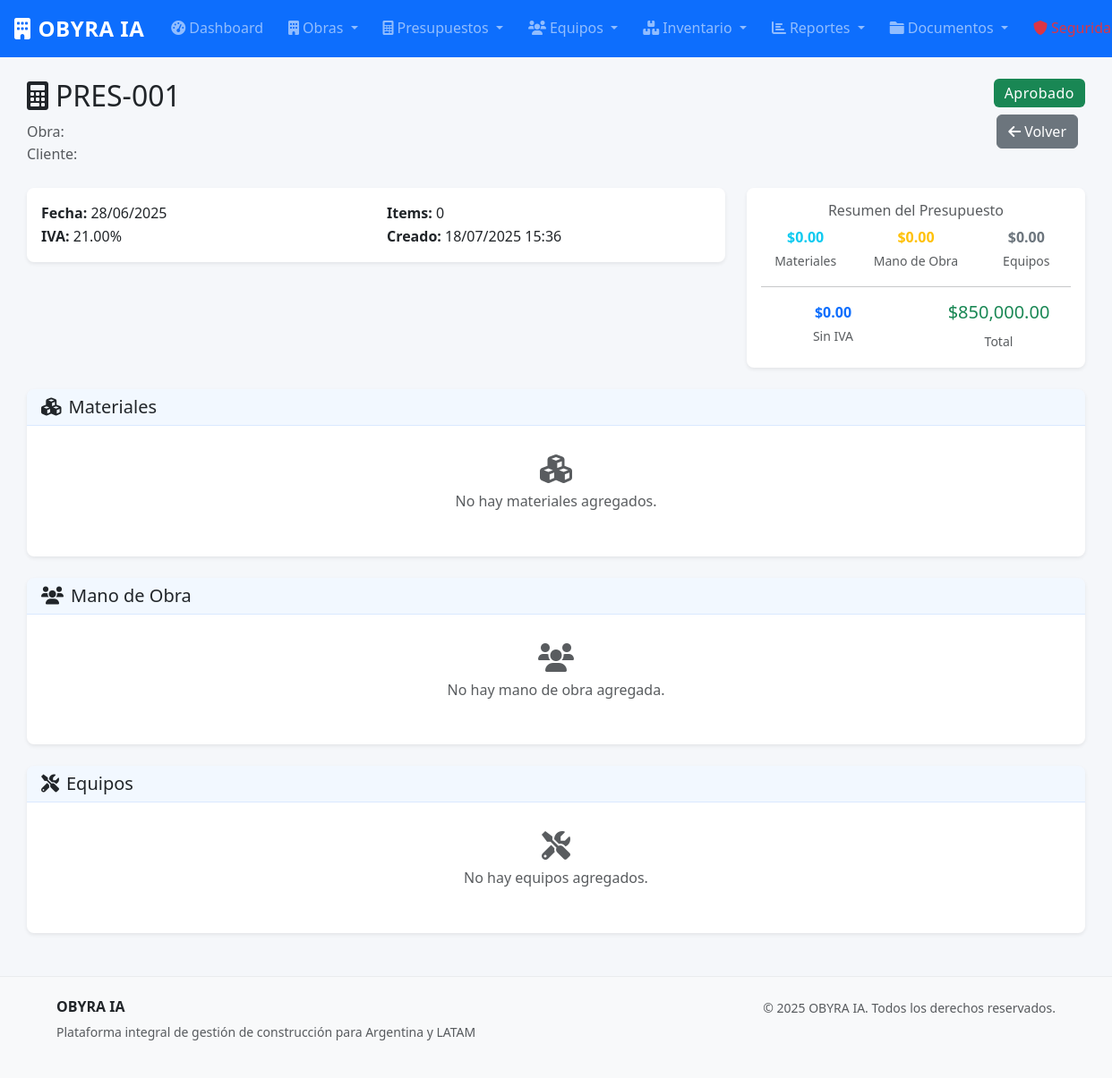
Before: /presupuestos/1 (signed in) with the older database file.
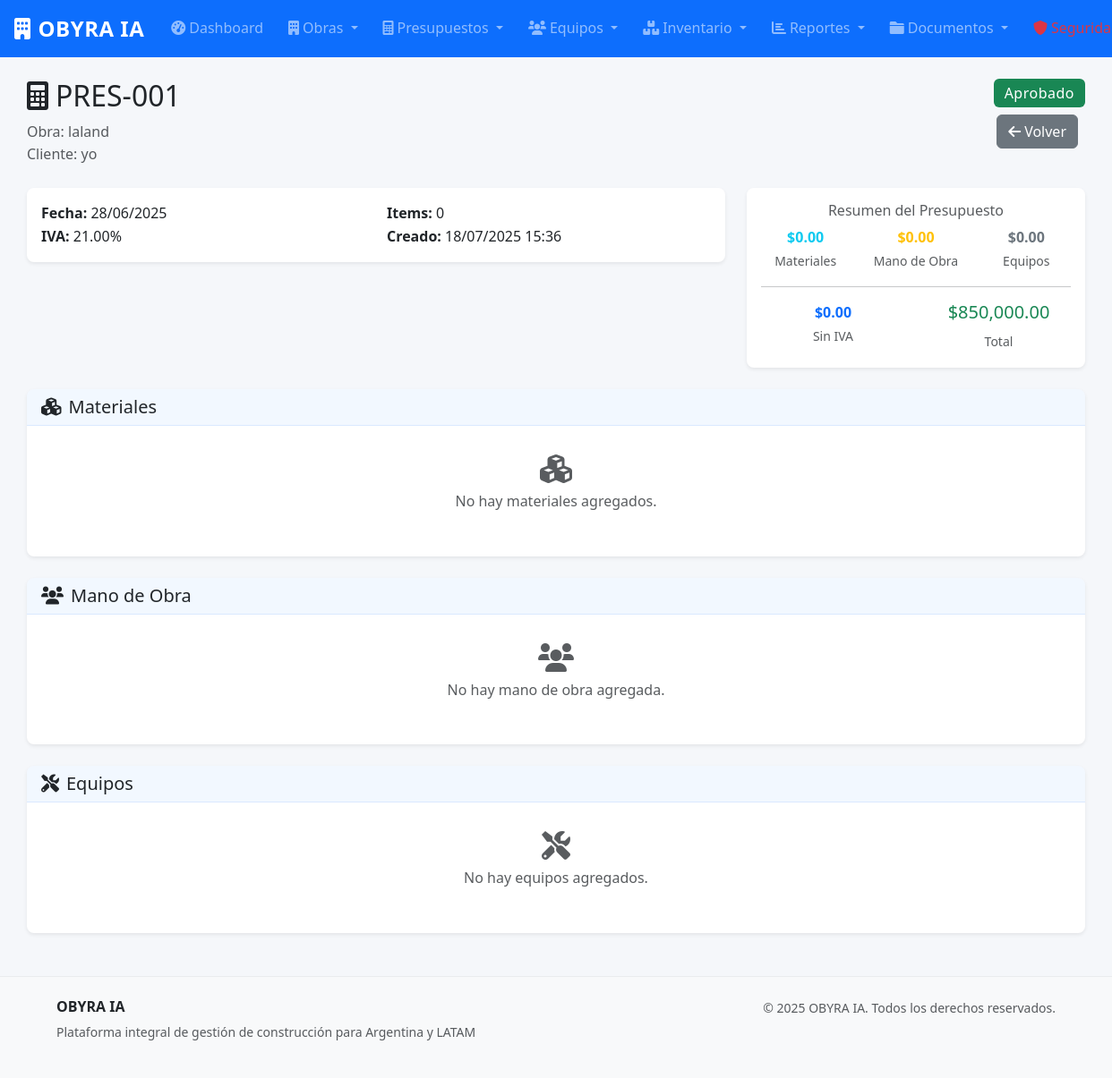
After: the same page with the newer database file.
### models.py (models this page shows, shortened)
class Obra(db.Model):
    __tablename__ = 'obras'
    id = db.Column(db.Integer, primary_key=True)
    nombre = db.Column(db.String(200), nullable=False)
    descripcion = db.Column(db.Text)
    direccion = db.Column(db.String(300))
    cliente = db.Column(db.String(200), nullable=False)
    telefono_cliente = db.Column(db.String(20))
    email_cliente = db.Column(db.String(120))
    fecha_inicio = db.Column(db.Date)
    fecha_fin_estimada = db.Column(db.Date)
    fecha_fin_real = db.Column(db.Date)
    estado = db.Column(db.String(20), default='planificacion')  # planificacion, en_curso, pausada, finalizada, cancelada
    presupuesto_total = db.Column(db.Numeric(15, 2), default=0)
    costo_real = db.Column(db.Numeric(15, 2), default=0)
    progreso = db.Column(db.Integer, default=0)  # Porcentaje de avance
    fecha_creacion = db.Column(db.DateTime, default=datetime.utcnow)
    organizacion_id = db.Column(db.Integer, db.ForeignKey('organizaciones.id'), nullable=False)
    organizacion = db.relationship('Organizacion', back_populates='obras')
    etapas = db.relationship('EtapaObra', back_populates='obra', cascade='all, delete-orphan', lazy='dynamic')
    asignaciones = db.relationship('AsignacionObra', back_populates='obra', cascade='all, delete-orphan', lazy='dynamic')
    presupuestos = db.relationship('Presupuesto', back_populates='obra', lazy='dynamic')
    uso_inventario = db.relationship('UsoInventario', back_populates='obra', lazy='dynamic')

### presupuestos.py (the view)
@presupuestos_bp.route('/<int:id>')
@login_required
def detalle(id):
    if not current_user.puede_acceder_modulo('presupuestos'):
        flash('No tienes permisos para ver presupuestos.', 'danger')
        return redirect(url_for('reportes.dashboard'))
    presupuesto = Presupuesto.query.get_or_404(id)
    items = presupuesto.items.all()
    materiales = [item for item in items if item.tipo == 'material']
    mano_obra = [item for item in items if item.tipo == 'mano_obra']
    equipos = [item for item in items if item.tipo == 'equipo']
    return render_template('presupuestos/detalle.html',
                         presupuesto=presupuesto,
                         materiales=materiales,
                         mano_obra=mano_obra,
                         equipos=equipos)

### app.py (called while the page is built)
@login_manager.user_loader
def load_user(user_id):
    from models import Usuario
    return Usuario.query.get(int(user_id))

@app.template_filter('fecha')
def fecha_filter(fecha):
    if fecha:
        return fecha.strftime('%d/%m/%Y')
    return ''

@app.template_filter('moneda')
def moneda_filter(valor):
    if valor is None:
        return '$0'
    return f'${valor:,.2f}'

@app.template_filter('estado_badge')
def estado_badge_filter(estado):
    badges = {
        'activo': 'bg-success',
        'inactivo': 'bg-secondary',
        'borrador': 'bg-secondary',
        'enviado': 'bg-warning',
        'aprobado': 'bg-success',
        'rechazado': 'bg-danger',
        'planificacion': 'bg-secondary',
        'en_progreso': 'bg-primary',
        'pausada': 'bg-warning',
        'finalizada': 'bg-success',
        'cancelada': 'bg-danger'
    }
    return badges.get(estado, 'bg-secondary')

### templates/presupuestos/detalle.html (shortened to what the changed rows need)
{% extends "base.html" %}
{% block content %}
<div class="container-fluid mt-4">
    <div class="row">
        <div class="col-12">
            <div class="d-flex justify-content-between align-items-start mb-4">
                <div>
                    <h2><i class="fas fa-calculator me-2"></i>{{ presupuesto.numero }}</h2>
                    <p class="text-muted mb-0">Obra: {{ presupuesto.obra.nombre }}</p>
                    <p class="text-muted mb-0">Cliente: {{ presupuesto.obra.cliente }}</p>
                </div>
            </div>
        </div>
    </div>
</div>
{% endblock %}

Changed rows visible on the page:
added Obra: obra.nombre "laland", obra.cliente "yo"
